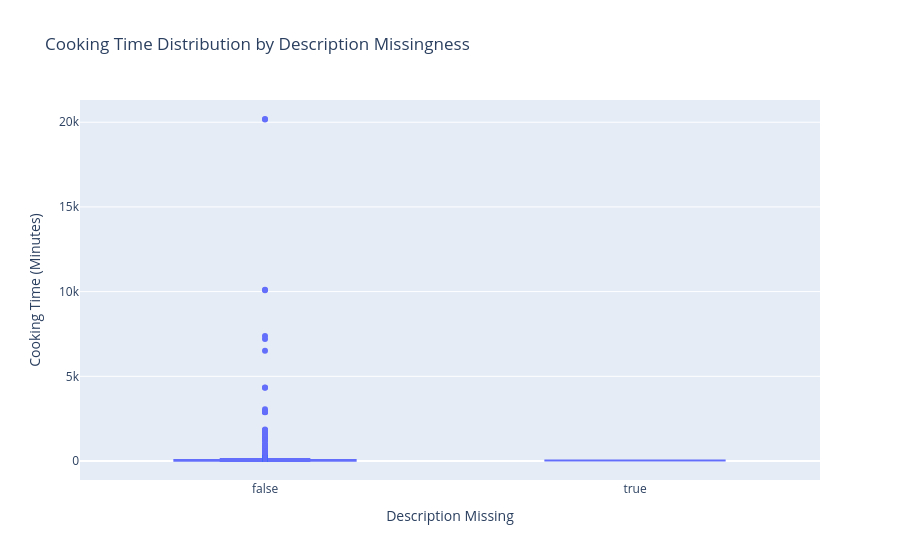

This figure's notebook cell:
### Markdown cell above
## Step 3: Assessment of Missingness

### Code cell
# Create a missingness indicator for the description column
filtered["description_missing"] = filtered["description"].isna()


# Observed difference in mean cooking time
obs_minutes_diff = (
    filtered.groupby("description_missing")["minutes"]
    .mean()
    .diff()
    .iloc[-1]
)


# Permutation test for minutes
n = 1000
perm_diffs_minutes = []

for _ in range(n):
    shuffled = filtered.copy()
    shuffled["perm"] = np.random.permutation(shuffled["description_missing"])

    diff = (
        shuffled.groupby("perm")["minutes"]
        .mean()
        .diff()
        .iloc[-1]
    )

    perm_diffs_minutes.append(diff)

perm_diffs_minutes = np.array(perm_diffs_minutes)

p_val_minutes = np.mean(np.abs(perm_diffs_minutes) >= abs(obs_minutes_diff))


# Observed difference in mean number of steps
obs_steps_diff = (
    filtered.groupby("description_missing")["n_steps"]
    .mean()
    .diff()
    .iloc[-1]
)


# Permutation test for number of steps
perm_diffs_steps = []

for _ in range(n):
    shuffled = filtered.copy()
    shuffled["perm"] = np.random.permutation(shuffled["description_missing"])

    diff = (
        shuffled.groupby("perm")["n_steps"]
        .mean()
        .diff()
        .iloc[-1]
    )

    perm_diffs_steps.append(diff)

perm_diffs_steps = np.array(perm_diffs_steps)

p_val_steps = np.mean(np.abs(perm_diffs_steps) >= abs(obs_steps_diff))


obs_minutes_diff, p_val_minutes, obs_steps_diff, p_val_steps

fig = px.box(
    filtered,
    x="description_missing",
    y="minutes",
    title="Cooking Time Distribution by Description Missingness",
    labels={
        "description_missing": "Description Missing",
        "minutes": "Cooking Time (Minutes)"
    }
)

fig.show()

### Figure 1 — Plotly figure (JSON) as saved in the notebook; plotly's stock layout.template omitted (floating-point values rounded to 4 significant figures; data arrays with more than 128 entries replaced by an {"elided": "..."} marker saying what was removed)
{"data": [{"alignmentgroup": "True", "hovertemplate": "Description Missing=%{x}<br>Cooking Time (Minutes)=%{y}<extra></extra>", "legendgroup": "", "marker": {"color": "#636efa"}, "name": "", "notched": false, "offsetgroup": "", "orientation": "v", "showlegend": false, "type": "box", "x": {"elided": "11079 bool values"}, "x0": " ", "xaxis": "x", "y": {"elided": "11079 int values"}, "y0": " ", "yaxis": "y"}], "layout": {"boxmode": "group", "legend": {"tracegroupgap": 0}, "title": {"text": "Cooking Time Distribution by Description Missingness"}, "xaxis": {"anchor": "y", "domain": [0, 1], "title": {"text": "Description Missing"}}, "yaxis": {"anchor": "x", "domain": [0, 1], "title": {"text": "Cooking Time (Minutes)"}}}}
